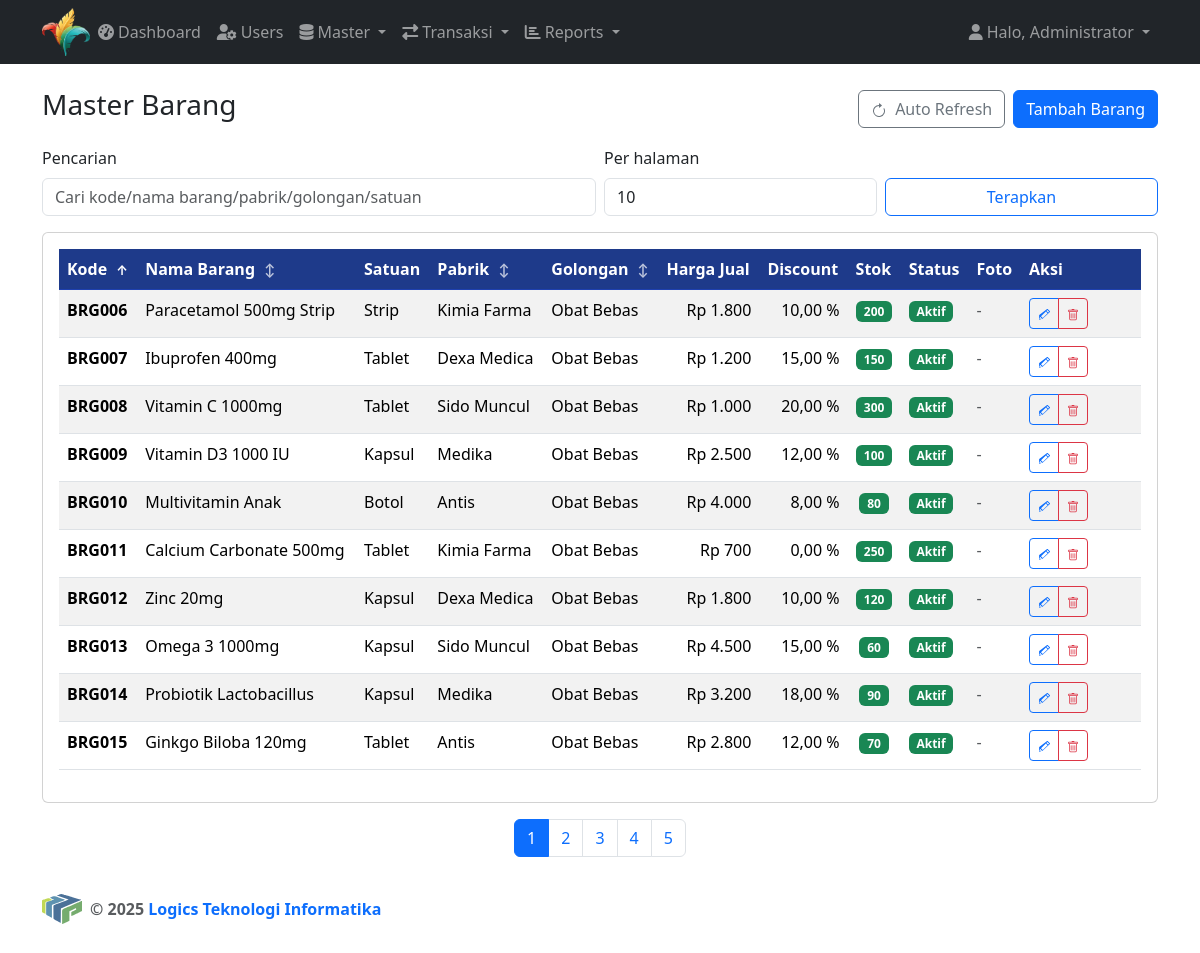
The app's page /masterbarang.php (signed in) with its own data.
### tables this page shows
CREATE TABLE `masterbarang` (
  `id` INT UNSIGNED NOT NULL AUTO_INCREMENT,
  `kodebarang` VARCHAR(50) NOT NULL UNIQUE,
  `namabarang` VARCHAR(200) NOT NULL,
  `satuan` VARCHAR(20) NOT NULL,
  `kodepabrik` VARCHAR(50) DEFAULT NULL,
  `namapabrik` VARCHAR(200) DEFAULT NULL,
  `kodegolongan` VARCHAR(50) DEFAULT NULL,
  `namagolongan` VARCHAR(200) DEFAULT NULL,
  `hpp` DECIMAL(15,2) DEFAULT 0.00,
  `hargabeli` DECIMAL(15,2) DEFAULT 0.00,
  `discbeli` DECIMAL(5,2) DEFAULT 0.00,
  `hargajual` DECIMAL(15,2) DEFAULT 0.00,
  `discjual` DECIMAL(5,2) DEFAULT 0.00,
  `kondisiharga` ENUM('normal','promo','diskon') NOT NULL DEFAULT 'normal',
  `stokakhir` INT DEFAULT 0,
  `foto` JSON DEFAULT NULL,
  `status` ENUM('aktif','non_aktif') NOT NULL DEFAULT 'aktif',
  `created_at` TIMESTAMP DEFAULT CURRENT_TIMESTAMP,
  `updated_at` TIMESTAMP DEFAULT CURRENT_TIMESTAMP ON UPDATE CURRENT_TIMESTAMP,
  PRIMARY KEY (`id`),
  INDEX `idx_kodebarang` (`kodebarang`),
  INDEX `idx_namabarang` (`namabarang`),
  INDEX `idx_kodepabrik` (`kodepabrik`),
  INDEX `idx_kodegolongan` (`kodegolongan`)
);

### includes/auth.php (called while the page is built, shortened)
<?php
function current_user(): ?array {
	return isset($_SESSION['user']) ? $_SESSION['user'] : null;
}
function can_access(string $resource): bool {
	$user = current_user();
	if ($user['role'] === 'admin') return true;
	$permissions = [
		'admin' => ['*'],
		'manajemen' => ['dashboard', 'reports', 'profile'],
		'operator' => ['dashboard', 'users', 'masterbarang', 'mastercustomer', 'mastersales', 'order', 'reports', 'profile'],
		'sales' => ['dashboard', 'order', 'reports', 'profile'],
		'customer' => ['dashboard', 'order', 'reports', 'profile']
	];
	$userPermissions = $permissions[$user['role']] ?? [];
	return in_array('*', $userPermissions) || in_array($resource, $userPermissions);
}
?>

### masterbarang.php (the view, shortened to what this page needs)
<?php
require_once __DIR__ . '/includes/auth.php';
$pdo = get_pdo_connection();
$page = isset($_GET['page']) ? max(1, (int)$_GET['page']) : 1;
$perPage = isset($_GET['perPage']) ? max(1, min(100, (int)$_GET['perPage'])) : 10;
$q = isset($_GET['q']) ? trim($_GET['q']) : '';
$sortBy = isset($_GET['sort']) ? $_GET['sort'] : 'kodebarang';
$sortOrder = isset($_GET['order']) ? $_GET['order'] : 'asc';
$where = '';
$params = [];
$stmt = $pdo->prepare("SELECT COUNT(*) FROM masterbarang $where");
$stmt->execute($params);
$total = (int)$stmt->fetchColumn();
$pages = (int)ceil($total / $perPage);
$offset = ($page - 1) * $perPage;
$stmt = $pdo->prepare("SELECT * FROM masterbarang $where ORDER BY $sortBy $sortOrder LIMIT $perPage OFFSET $offset");
$stmt->execute($params);
$barang = $stmt->fetchAll();
include __DIR__ . '/includes/header.php';
?>
<div class="flex-grow-1">
	<div class="container">
		<div class="d-flex justify-content-between align-items-center mb-3">
			<h3>Master Barang</h3>
			<div class="d-flex gap-2">
				<button type="button" class="btn btn-outline-secondary" id="autoRefreshToggle" title="Toggle Auto Refresh">
					<span id="autoRefreshText">Auto Refresh</span>
				</button>
				<a href="masterbarang_form.php" class="btn btn-primary">Tambah Barang</a>
			</div>
		</div>
		<form class="row g-2 align-items-end mb-3" method="get" action="">
			<div class="col-md-6">
				<label class="form-label">Pencarian</label>
				<input type="text" class="form-control" name="q" value="<?php echo htmlspecialchars($q); ?>" placeholder="Cari kode/nama barang/pabrik/golongan/satuan">
			</div>
			<div class="col-md-3">
				<label class="form-label">Per halaman</label>
				<input type="number" class="form-control" name="perPage" min="1" max="100" value="<?php echo (int)$perPage; ?>">
			</div>
			<div class="col-md-3">
				<button class="btn btn-outline-primary w-100" type="submit">Terapkan</button>
			</div>
		</form>
		<div class="card">
			<div class="card-body">
				<div class="table-responsive">
					<table class="table table-striped table-hover">
						<thead class="table-dark-blue">
							<tr>
								<th class="sortable-header <?php echo $sortBy === 'kodebarang' ? 'active' : ''; ?>">
									<a href="?<?php echo http_build_query(array_merge($_GET, ['sort' => 'kodebarang', 'order' => $sortBy === 'kodebarang' && $sortOrder === 'asc' ? 'desc' : 'asc', 'page' => 1])); ?>" class="text-white text-decoration-none">
										Kode
										<span class="sort-icon">
											<?php if ($sortBy === 'kodebarang'): ?>
												<?php echo $sortOrder === 'asc' ? '↑' : '↓'; ?>
											<?php else: ?>
												↕
											<?php endif; ?>
										</span>
									</a>
								</th>
								<th class="sortable-header <?php echo $sortBy === 'namabarang' ? 'active' : ''; ?>">
									<a href="?<?php echo http_build_query(array_merge($_GET, ['sort' => 'namabarang', 'order' => $sortBy === 'namabarang' && $sortOrder === 'asc' ? 'desc' : 'asc', 'page' => 1])); ?>" class="text-white text-decoration-none">
										Nama Barang
										<span class="sort-icon">
											<?php if ($sortBy === 'namabarang'): ?>
												<?php echo $sortOrder === 'asc' ? '↑' : '↓'; ?>
											<?php else: ?>
												↕
											<?php endif; ?>
										</span>
									</a>
								</th>
								<th>Satuan</th>
								<th class="sortable-header <?php echo $sortBy === 'namapabrik' ? 'active' : ''; ?>">
									<a href="?<?php echo http_build_query(array_merge($_GET, ['sort' => 'namapabrik', 'order' => $sortBy === 'namapabrik' && $sortOrder === 'asc' ? 'desc' : 'asc', 'page' => 1])); ?>" class="text-white text-decoration-none">
										Pabrik
										<span class="sort-icon">
											<?php if ($sortBy === 'namapabrik'): ?>
												<?php echo $sortOrder === 'asc' ? '↑' : '↓'; ?>
											<?php else: ?>
												↕
											<?php endif; ?>
										</span>
									</a>
								</th>
								<th class="sortable-header <?php echo $sortBy === 'namagolongan' ? 'active' : ''; ?>">
									<a href="?<?php echo http_build_query(array_merge($_GET, ['sort' => 'namagolongan', 'order' => $sortBy === 'namagolongan' && $sortOrder === 'asc' ? 'desc' : 'asc', 'page' => 1])); ?>" class="text-white text-decoration-none">
										Golongan
										<span class="sort-icon">
											<?php if ($sortBy === 'namagolongan'): ?>
												<?php echo $sortOrder === 'asc' ? '↑' : '↓'; ?>
											<?php else: ?>
												↕
											<?php endif; ?>
										</span>
									</a>
								</th>
								<th>Harga Jual</th>
								<th>Discount</th>
								<th>Stok</th>
								<th>Status</th>
								<th>Foto</th>
								<th width="120">Aksi</th>
							</tr>
						</thead>
						<tbody>
							<?php if (empty($barang)): ?>
								<tr>
									<td colspan="15" class="text-center text-muted">Belum ada data barang</td>
								</tr>
							<?php else: ?>
								<?php foreach ($barang as $row): ?>
									<tr>
										<td><strong><?php echo htmlspecialchars($row['kodebarang']); ?></strong></td>
										<td><?php echo htmlspecialchars($row['namabarang']); ?></td>
										<td><?php echo htmlspecialchars($row['satuan']); ?></td>
										<td>
											<?php if ($row['namapabrik']): ?>
												<?php echo htmlspecialchars($row['namapabrik']); ?>
											<?php else: ?>
												<span class="text-muted">-</span>
											<?php endif; ?>
										</td>
										<td>
											<?php if ($row['namagolongan']): ?>
												<?php echo htmlspecialchars($row['namagolongan']); ?>
											<?php else: ?>
												<span class="text-muted">-</span>
											<?php endif; ?>
										</td>
										<td class="text-end">Rp <?php echo number_format($row['hargajual'], 0, ',', '.'); ?></td>
										<td class="text-end"><?php echo number_format($row['discjual'], 2, ',', '.'); ?> %</td>
										<td class="text-center">
											<span class="badge <?php echo $row['stokakhir'] > 0 ? 'bg-success' : 'bg-danger'; ?>">
												<?php echo number_format($row['stokakhir'], 0, ',', '.'); ?>
											</span>
										</td>
										<td>
											<?php
											$statusClass = $row['status'] === 'aktif' ? 'bg-success' : 'bg-danger';
											$statusText = $row['status'] === 'aktif' ? 'Aktif' : 'Non Aktif';
											?>
											<span class="badge <?php echo $statusClass; ?>"><?php echo $statusText; ?></span>
										</td>
										<td>
											<?php
											$photos = [];
											?>
											<?php if (!empty($photos)): ?>
												<div class="d-flex align-items-center">
													<?php if (count($photos) === 1): ?>
														<img src="<?php echo htmlspecialchars($photos[0]); ?>"
															 alt="Foto"
															 class="img-thumbnail"
															 style="width: 40px; height: 40px; object-fit: cover; cursor: pointer;"
															 data-bs-toggle="modal"
															 data-bs-target="#imageModal"
															 data-image-src="<?php echo htmlspecialchars($photos[0]); ?>"
															 data-image-name="<?php echo htmlspecialchars($row['namabarang']); ?>"
															 data-photos='<?php echo htmlspecialchars(json_encode($photos)); ?>'
															 title="Klik untuk melihat foto">
													<?php else: ?>
														<div class="position-relative">
															<img src="<?php echo htmlspecialchars($photos[0]); ?>"
																 alt="Foto"
																 class="img-thumbnail"
																 style="width: 40px; height: 40px; object-fit: cover; cursor: pointer;"
																 data-bs-toggle="modal"
																 data-bs-target="#imageModal"
																 data-image-src="<?php echo htmlspecialchars($photos[0]); ?>"
																 data-image-name="<?php echo htmlspecialchars($row['namabarang']); ?>"
																 data-photos='<?php echo htmlspecialchars(json_encode($photos)); ?>'
																 title="Klik untuk melihat foto (<?php echo count($photos); ?> foto)">
															<span class="position-absolute top-0 start-100 translate-middle badge rounded-pill bg-primary" style="font-size: 0.6em;">
																<?php echo count($photos); ?>
															</span>
														</div>
													<?php endif; ?>
												</div>
											<?php else: ?>
												<span class="text-muted">-</span>
											<?php endif; ?>
										</td>
										<td>
											<div class="btn-group btn-group-sm">
												<a href="masterbarang_form.php?id=<?php echo $row['id']; ?>" class="btn btn-outline-primary" title="Edit">
												</a>
												<a href="masterbarang_delete.php?id=<?php echo $row['id']; ?>" class="btn btn-outline-danger" title="Hapus" onclick="return confirm('Yakin hapus barang ini?')">
												</a>
											</div>
										</td>
									</tr>
								<?php endforeach; ?>
							<?php endif; ?>
						</tbody>
					</table>
				</div>
			</div>
		</div>
		<?php if ($pages > 1): ?>
		<nav class="mt-3">
			<ul class="pagination justify-content-center">
				<?php for ($i=1; $i <= $pages; $i++): $active = $i === $page; ?>
					<li class="page-item <?php echo $active ? 'active' : ''; ?>">
						<a class="page-link" href="?page=<?php echo $i; ?>&perPage=<?php echo (int)$perPage; ?>&q=<?php echo urlencode($q); ?>"><?php echo $i; ?></a>
					</li>
				<?php endfor; ?>
			</ul>
		</nav>
		<?php endif; ?>
	</div>
</div>
<?php include __DIR__ . '/includes/footer.php'; ?>

### includes/header.php (shortened to what this page needs)
<?php
$user = isset($_SESSION['user']) ? $_SESSION['user'] : null;
?>
<!doctype html>
<html lang="id">
<head>
	<link href="https://cdn.jsdelivr.net/npm/bootstrap@5.3.3/dist/css/bootstrap.min.css" rel="stylesheet">
	<link rel="stylesheet" href="https://cdnjs.cloudflare.com/ajax/libs/font-awesome/6.4.0/css/all.min.css" />
</head>
<body class="d-flex flex-column min-vh-100 <?php echo ($user && $user['role'] === 'customer') ? 'customer-role' : ''; ?>">
<nav class="navbar navbar-expand-lg navbar-dark bg-dark mb-4 sticky-top">
	<div class="container">
		<a class="navbar-brand p-0 m-0 d-flex align-items-center <?php echo ($user && $user['role'] === 'customer') ? 'd-none d-lg-flex' : ''; ?>" href="dashboard.php"><img src="assets/img/logo-sayap.png" alt="Logo" width="48" height="48" class="me-0"></a>
		<div class="collapse navbar-collapse" id="navbarNav">
			<ul class="navbar-nav me-auto mb-2 mb-lg-0">
				<?php if ($user && $user['role'] !== 'customer'): ?>
					<li class="nav-item"><a class="nav-link nav-dashboard" href="dashboard.php">
						<i class="fas fa-tachometer-alt me-1"></i>Dashboard
					</a></li>
				<?php endif; ?>
				<?php if ($user): ?>
					<?php if (can_access('users')): ?>
						<li class="nav-item"><a class="nav-link" href="users.php">
							<i class="fas fa-user-cog me-1"></i>Users
						</a></li>
					<?php endif; ?>
					<?php if (can_access('masterbarang') || can_access('mastercustomer') || can_access('mastersales')): ?>
						<li class="nav-item dropdown">
							<a class="nav-link dropdown-toggle" href="#" id="masterDropdown" role="button" data-bs-toggle="dropdown" aria-expanded="false">
								<i class="fas fa-database me-1"></i>Master
							</a>
						</li>
					<?php endif; ?>
					<?php if (can_access('order') && $user['role'] !== 'customer'): ?>
						<li class="nav-item dropdown">
							<a class="nav-link dropdown-toggle" href="#" id="transaksiDropdown" role="button" data-bs-toggle="dropdown" aria-expanded="false">
								<i class="fas fa-exchange-alt me-1"></i>Transaksi
							</a>
						</li>
					<?php endif; ?>
					<?php if (can_access('reports') && $user['role'] !== 'customer'): ?>
						<li class="nav-item dropdown">
							<a class="nav-link dropdown-toggle" href="#" id="reportsDropdown" role="button" data-bs-toggle="dropdown" aria-expanded="false">
								<i class="fas fa-chart-bar me-1"></i>Reports
							</a>
						</li>
					<?php endif; ?>
				<?php endif; ?>
			</ul>
			<ul class="navbar-nav">
				<?php if ($user): ?>
					<li class="nav-item dropdown">
						<a class="nav-link dropdown-toggle" href="#" id="userDropdown" role="button" data-bs-toggle="dropdown" aria-expanded="false">
							<i class="fas fa-user me-1"></i>Halo, <?php echo htmlspecialchars($user['namalengkap']); ?>
						</a>
					</li>
				<?php else: ?>
					<li class="nav-item"><a class="btn btn-outline-light btn-sm" href="login.php">
						<i class="fas fa-sign-in-alt me-1"></i>Login
					</a></li>
				<?php endif; ?>
			</ul>
		</div>
	</div>
</nav>

### includes/footer.php (shortened to what this page needs)
<footer class="text-left text-muted py-3 mt-auto">
	<div class="container">
		<div class="d-flex justify-content-start align-items-center mb-2">
			<img src="assets/img/logics-logo.svg" alt="Logics Software" width="40" height="40" class="me-2">
			<span class="text-muted">
				<strong>&copy; <?php echo date('Y'); ?></strong> <a href="https://logics-ti.com" target="_blank" class="text-decoration-none"><strong>Logics Teknologi Informatika</strong></a>
			</span>
		</div>
	</div>
</footer>
</body>
</html>

### masterbarang.php (style rules this page uses)
.table-dark-blue { background-color: #1e3a8a !important; color: white !important; }
.table-dark-blue th { background-color: #1e3a8a !important; color: white !important; border-color: #1e40af !important; }
.sortable-header { cursor: pointer; user-select: none; position: relative; transition: background-color 0.2s ease; }
.sortable-header .sort-icon { margin-left: 5px; font-size: 0.8em; opacity: 0.7; }
.sortable-header.active .sort-icon { opacity: 1; }

### records on screen
masterbarang: kodebarang "BRG006", namabarang "Paracetamol 500mg Strip", satuan "Strip", namapabrik "Kimia Farma", namagolongan "Obat Bebas", hargajual "1.800", discjual "10,00", stokakhir "200", status "Aktif"
masterbarang: kodebarang "BRG007", namabarang "Ibuprofen 400mg", satuan "Tablet", namapabrik "Dexa Medica", namagolongan "Obat Bebas", hargajual "1.200", discjual "15,00", stokakhir "150", status "Aktif"
masterbarang: kodebarang "BRG008", namabarang "Vitamin C 1000mg", satuan "Tablet", namapabrik "Sido Muncul", namagolongan "Obat Bebas", hargajual "1.000", discjual "20,00", stokakhir "300", status "Aktif"
masterbarang: kodebarang "BRG009", namabarang "Vitamin D3 1000 IU", satuan "Kapsul", namapabrik "Medika", namagolongan "Obat Bebas", hargajual "2.500", discjual "12,00", stokakhir "100", status "Aktif"
masterbarang: kodebarang "BRG010", namabarang "Multivitamin Anak", satuan "Botol", namapabrik "Antis", namagolongan "Obat Bebas", hargajual "4.000", discjual "8,00", stokakhir "80", status "Aktif"
masterbarang: kodebarang "BRG011", namabarang "Calcium Carbonate 500mg", satuan "Tablet", namapabrik "Kimia Farma", namagolongan "Obat Bebas", hargajual "700", discjual "0,00", stokakhir "250", status "Aktif"
masterbarang: kodebarang "BRG012", namabarang "Zinc 20mg", satuan "Kapsul", namapabrik "Dexa Medica", namagolongan "Obat Bebas", hargajual "1.800", discjual "10,00", stokakhir "120", status "Aktif"
masterbarang: kodebarang "BRG013", namabarang "Omega 3 1000mg", satuan "Kapsul", namapabrik "Sido Muncul", namagolongan "Obat Bebas", hargajual "4.500", discjual "15,00", stokakhir "60", status "Aktif"
masterbarang: kodebarang "BRG014", namabarang "Probiotik Lactobacillus", satuan "Kapsul", namapabrik "Medika", namagolongan "Obat Bebas", hargajual "3.200", discjual "18,00", stokakhir "90", status "Aktif"
masterbarang: kodebarang "BRG015", namabarang "Ginkgo Biloba 120mg", satuan "Tablet", namapabrik "Antis", namagolongan "Obat Bebas", hargajual "2.800", discjual "12,00", stokakhir "70", status "Aktif"

### other values on screen
$user['namalengkap'] "Administrator"
